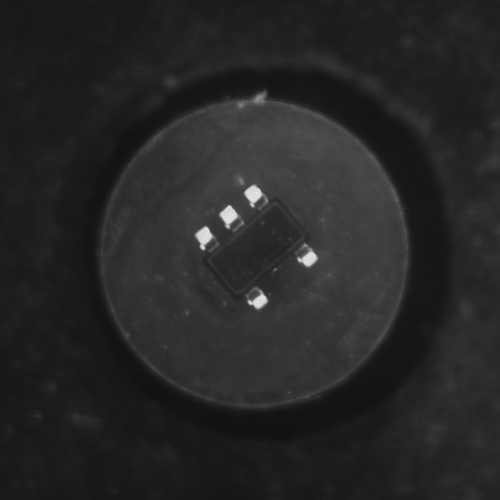
#> input picture tests/data/bulk/b05.png, 500 x 500 px
$ python -i motion.py   (imports and definitions only)   (older library calls are emulated)
#> lines starting #> are read from the running program, lines starting #| are printed output that depends on the picture; after the words box and inside, x2 and y2 are one past the last pixel; in counts of white or black regions, pixels touching at a corner belong together
#> further down, picture is the input picture: shape (500, 500); min 17, max 231, mean 38.5
"""Motion-based camera calibration: px/mm per axis, camera angle and skew, without a
reference part.

The machine moves XY by known amounts (one motor step = 0.009525 mm) and the image
shift is measured; a least-squares fit gives the full 2 x 2 matrix

    [dx_px, dy_px]^T = A @ [dX_mm, dY_mm]^T          (image shift per machine move)

From A: px/mm along machine X and Y (k_x, k_y), the camera angle, the skew between the
axes, the orientation (mirror), the fit residuals and the drift back at the start point.
Use img_to_mm() (inverse of A) to turn a pixel offset into a machine offset; it includes
the angle and skew, which NeoDen4.exe's constants (34.5 / 112 px/mm, fAngleCamLookUp) do not.

  head camera: looks down at the board; aim it at anything with texture (a PCB, fiducials).
               The camera moves, the scene shifts the opposite way.
  up camera:   a nozzle (with or without a part) over the camera; the nozzle moves, the
               image follows it.

Images are measured in the vision frame (neocam.vision.orient_up / orient_head), so the
result applies directly to the vision results. Moves use the slow, one-sided approach
(move_xy(slow=True)), so backlash does not enter the fit.

    from neocalib import calibrate, make_grab
    res = calibrate(mb, make_grab(cam, "head", mb), "head")
    print(res.summary()); res.save("cal_head.json")
"""
import json
import math
import time
from dataclasses import asdict, dataclass, field

import cv2
import numpy as np

# NeoDen4.exe constants - only used for the default step and the report
NOMINAL_PX_PER_MM = {"up": 34.5, "head": 112.0}
# expected sign of A in the vision frame: image +x = machine +X, image +y (down) = machine -Y
# for things that move WITH the machine (up camera); the head camera sees the opposite.
EXPECTED_A = {"up": np.array([[1.0, 0.0], [0.0, -1.0]]),
              "head": np.array([[-1.0, 0.0], [0.0, 1.0]])}


@dataclass
class CalResult:
    camera: str
    A: list                         # 2 x 2, px per mm (columns: machine X, machine Y)
    b: list                         # fitted image offset at the start point (px, ~0)
    k_x: float                      # px / mm along machine X
    k_y: float                      # px / mm along machine Y
    angle_deg: float                # camera rotation vs the expected orientation
    skew_deg: float                 # deviation of the two axes from 90 deg in the image
    orientation_ok: bool            # mirror / axis signs as expected for this camera
    rms_px: float                   # fit residual
    max_px: float
    drift_px: float                 # image shift back at the start point (repeatability)
    step_mm: float
    method: str
    n: int
    date: str = ""
    points: list = field(default_factory=list)      # (dX_mm, dY_mm, dx_px, dy_px, quality)

    @property
    def matrix(self):
        return np.array(self.A, float)

    # [4 lines left out: function img_to_mm, not called in this run]

    def mm_to_img(self, dX_mm, dY_mm):
        v = self.matrix @ np.array([dX_mm, dY_mm], float)
        return float(v[0]), float(v[1])

    # [9 lines left out: function summary, not called in this run]

    def save(self, path):
        with open(path, "w", encoding="utf-8") as f:
            json.dump(asdict(self), f, indent=1)

    # [4 lines left out: function load, not called in this run]


class CalibrationError(RuntimeError):
    pass


# ---- image shift ---------------------------------------------------------------

# [16 lines left out: functions _roi, shift_phase, not called in this run]


def blob_threshold(img):
    """(Otsu threshold, invert) for blob_centroid, taken once from the reference frame."""
    g = cv2.GaussianBlur(img, (5, 5), 0)
    t, bw = cv2.threshold(g, 0, 255, cv2.THRESH_BINARY + cv2.THRESH_OTSU)
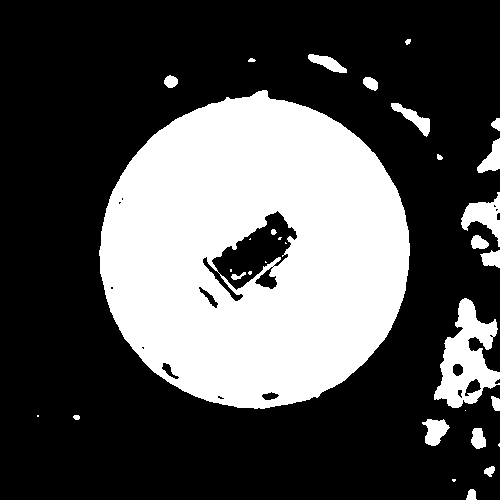
#> bw: shape (500, 500); 31.9% white; 32 white regions (10 under 20 px), largest, box (x1, y1, x2, y2) and area: (99, 90, 410, 409) 71974, (434, 298, 500, 408) 3691, (461, 192, 500, 247) 942
#> t = 43
    return t, np.count_nonzero(bw) > bw.size / 2


def blob_centroid(img, thr=None):
    """Centroid of the foreground at threshold thr = (t, invert) (Otsu of img if None), or None.
    For a plain object: a nozzle hole, a plain part."""
    t, inv = thr or blob_threshold(img)
#> t = 43; inv = False
    g = cv2.GaussianBlur(img, (5, 5), 0)
    _, bw = cv2.threshold(g, t, 255, cv2.THRESH_BINARY)
    if inv:
        bw = 255 - bw
    # whole-mask moments (stable when the object breaks into several pieces), ignoring
    # pieces that touch the image border (partly outside the view)
    n, lab, stats, _ = cv2.connectedComponentsWithStats(bw)
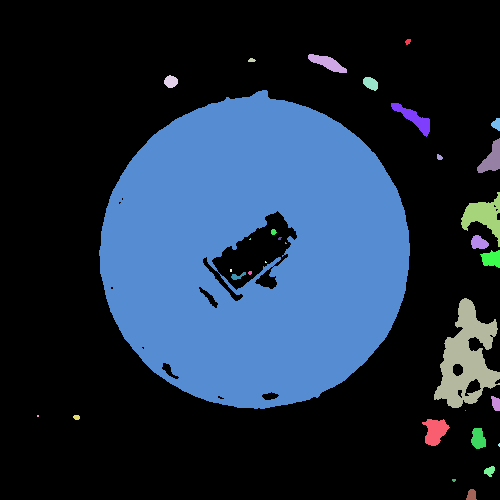
#> lab: shape (500, 500) int32; 33 distinct labels, from 0 to 32; one colour per label, 0 black
#> n = 33; stats = 33 rows, first 6: [0, 0, 500, 500, 170131], [405, 39, 6, 6, 26], [308, 54, 39, 19, 357], [248, 58, 8, 4, 24], [164, 75, 14, 13, 135], [363, 77, 15, 14, 151]
    h, w = bw.shape
#> h = 500; w = 500
    keep = np.zeros(n, bool)
    for i in range(1, n):
        x, y, cw, ch = stats[i, :4]
        keep[i] = x > 0 and y > 0 and x + cw < w and y + ch < h
#> this loop made 32 passes
#> (x, y, cw, ch) on passes 1 to 12: (405, 39, 6, 6), (308, 54, 39, 19), (248, 58, 8, 4), (164, 75, 14, 13), (363, 77, 15, 14), (99, 90, 311, 319), (391, 103, 39, 34), (491, 118, 9, 13), (477, 138, 23, 35), (437, 154, 6, 6), (461, 192, 39, 55), (271, 229, 6, 6)
    if not keep.any():
        return None
    m = cv2.moments(keep[lab].astype(np.uint8), binaryImage=True)
#> m = moments, m00 74281, centre m10/m00, m01/m00 = (258.8, 251.4)
    if m["m00"] == 0:
        return None
    return m["m10"] / m["m00"], m["m01"] / m["m00"]


# [117 lines left out: functions shift_blob, fit_matrix, describe, default_pattern, calibrate, make_grab, not called in this run]

>>> import cv2
>>> picture = cv2.imread('../tests/data/bulk/b05.png', cv2.IMREAD_GRAYSCALE)
>>> result = blob_centroid(picture)
#> result = (258.8, 251.4)

$ run again, on tests/data/bulk/b06.png
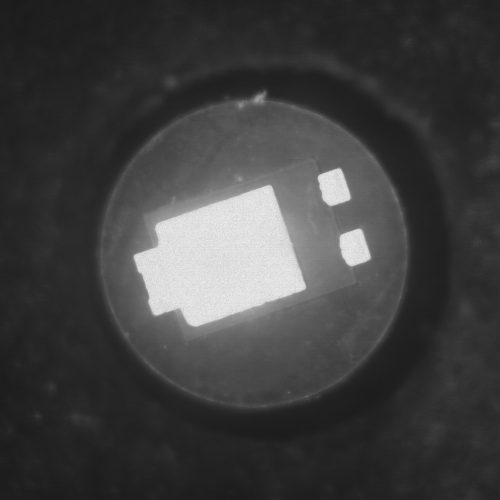
#> input picture tests/data/bulk/b06.png, 500 x 500 px
#> picture is the input picture: shape (500, 500); min 27, max 237, mean 64.2
#> in blob_threshold, `t, bw = cv2.threshold(g, 0, 255, cv2.THRESH_BINARY + cv2.THRESH_OTSU)`:
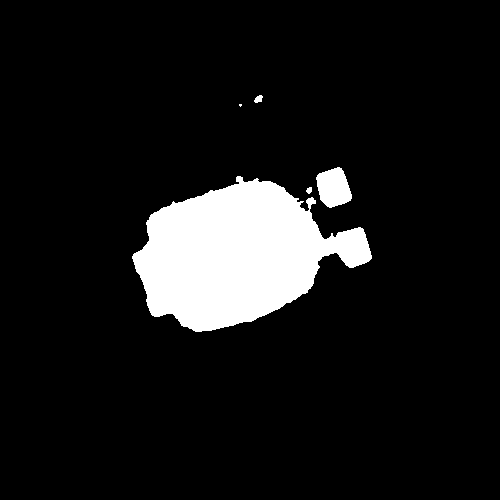
#> bw: shape (500, 500); 9.5% white; 5 white regions (1 under 20 px), largest, box (x1, y1, x2, y2) and area: (132, 176, 372, 332) 22594, (316, 167, 352, 208) 1052, (254, 95, 263, 103) 49, (306, 187, 312, 194) 31
#> in blob_threshold, `t, bw = cv2.threshold(g, 0, 255, cv2.THRESH_BINARY + cv2.THRESH_OTSU)`: t = 124
#> in blob_centroid, `t, inv = thr or blob_threshold(img)`: inv = False
#> in blob_centroid, `n, lab, stats, _ = cv2.connectedComponentsWithStats(bw)`:
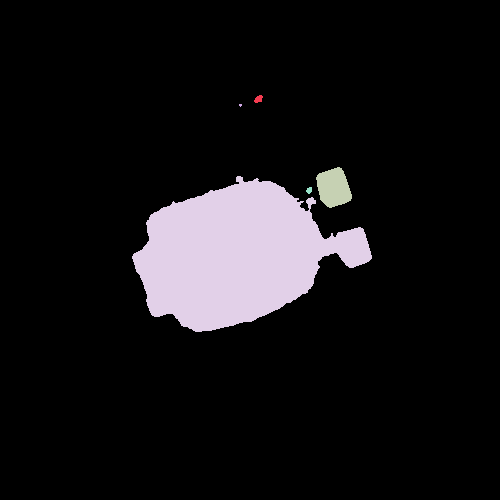
#> lab: shape (500, 500) int32; 6 distinct labels, from 0 to 5; one colour per label, 0 black
#> n = 6; stats = [[0, 0, 500, 500, 226267], [254, 95, 9, 8, 49], [239, 104, 3, 3, 7], [316, 167, 36, 41, 1052], [132, 176, 240, 156, 22594], [306, 187, 6, 7, 31]]
#> the loop in blob_centroid, `for i in range(1, n):` made 5 passes
#> (x, y, cw, ch) on passes 1 to 5: (254, 95, 9, 8), (239, 104, 3, 3), (316, 167, 36, 41), (132, 176, 240, 156), (306, 187, 6, 7)
#> after the loop in blob_centroid, `for i in range(1, n):`: keep = [False, True, True, True, True, True]
#> m = moments, m00 23733, centre m10/m00, m01/m00 = (240.4, 251.1)
#> result = (240.4, 251.1)
